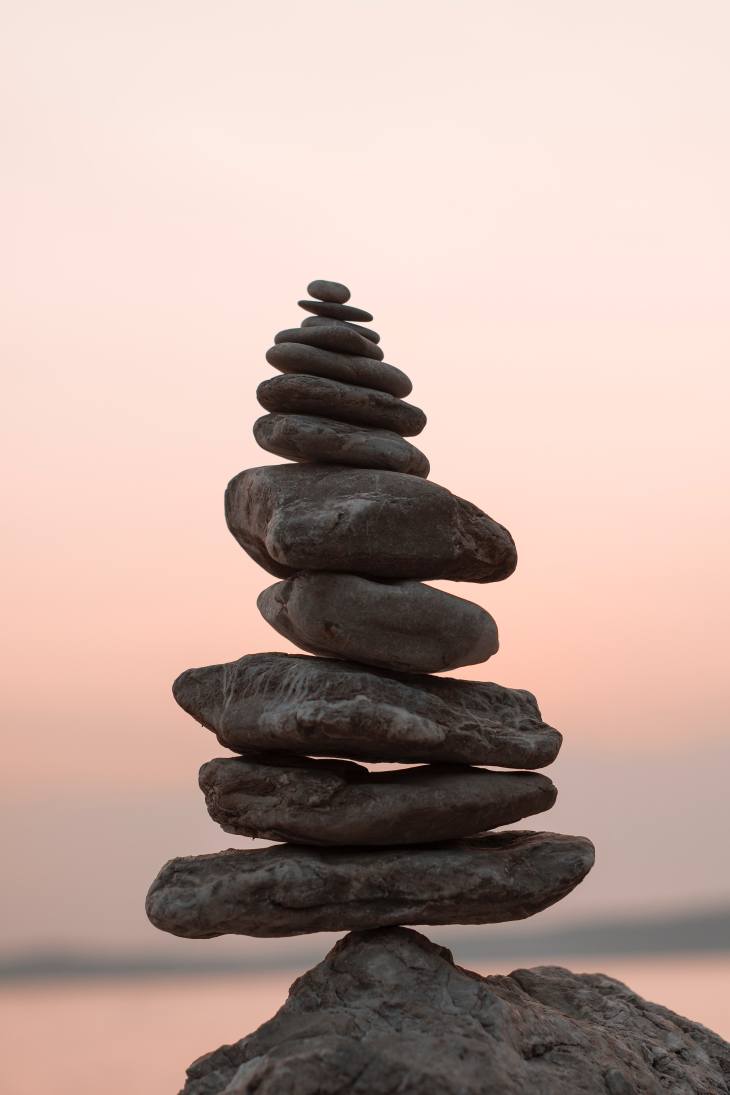
#> input picture assets/img/zen_rocks.jpg, 3648 x 5472 px (shown at 1/5 size)
$ python image.py
#> lines starting #> are read from the running program, lines starting #| are printed output that depends on the picture
from PIL import Image, ImageFilter

with Image.open('./assets/img/zen_rocks.jpg') as img:
#> img is the input picture: PIL image 3648x5472 RGB; mean R, G, B 187.9, 165.4, 157
    img.thumbnail((400, 200))
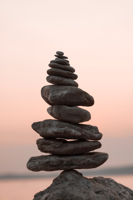
#> img: PIL image 133x200 RGB; mean R, G, B 187.9, 165.4, 157
    img.save('./assets/img_resize/zen_image.jpg')
    print(img.size)
#| (133, 200)
